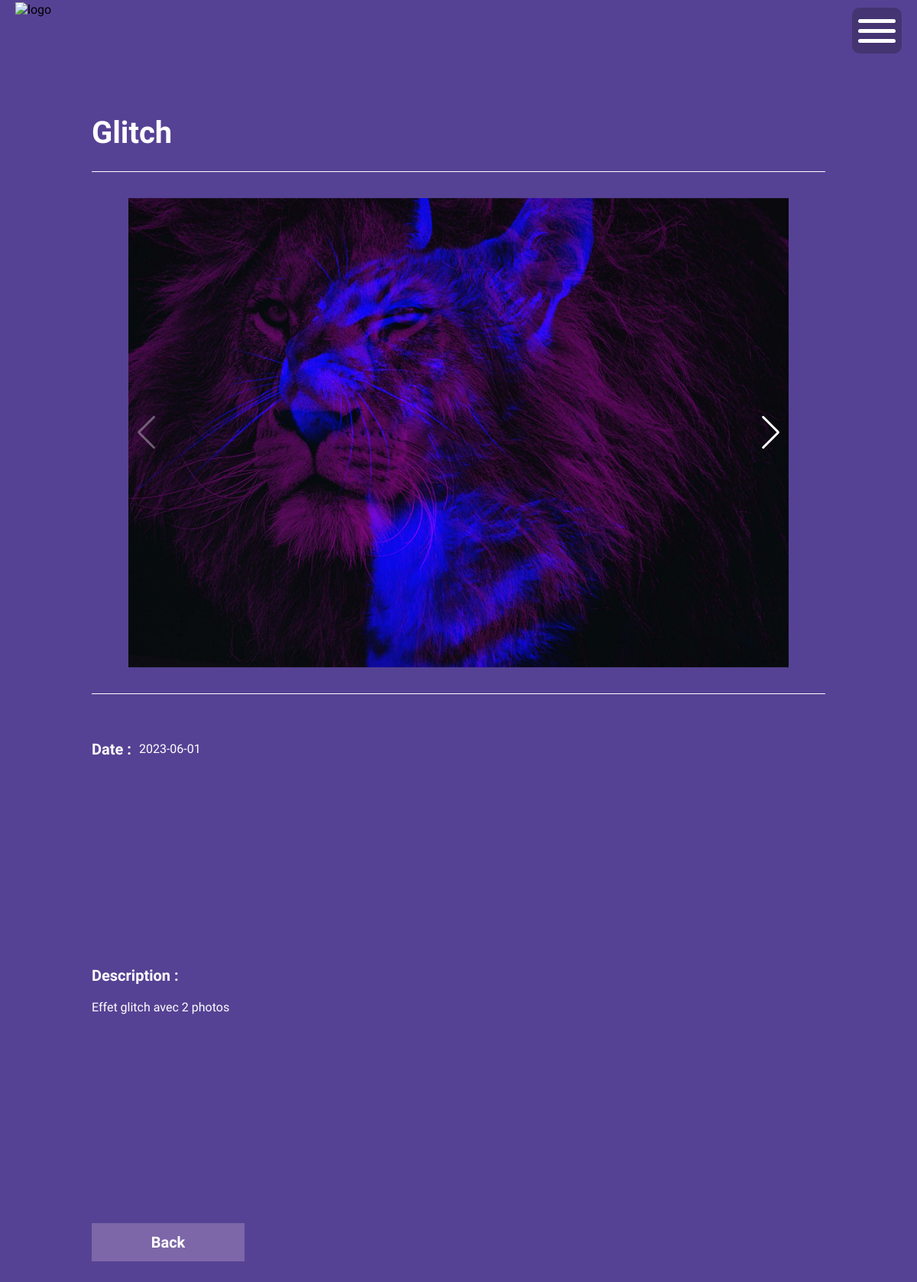
The page /showillu.php?id=11 on the database its author committed.
### tables this page shows
CREATE TABLE IF NOT EXISTS `illustration` (
  `id` int NOT NULL AUTO_INCREMENT,
  `nom` varchar(255) NOT NULL,
  `categorie` varchar(255) NOT NULL,
  `image` varchar(255) NOT NULL,
  `description` text NOT NULL,
  `date` date NOT NULL,
  PRIMARY KEY (`id`)
);

CREATE TABLE IF NOT EXISTS `images` (
  `id` int NOT NULL AUTO_INCREMENT,
  `fichier` varchar(255) NOT NULL,
  `id_illustration` int NOT NULL,
  PRIMARY KEY (`id`)
);

### showillu.php (the view, shortened to what this page needs)
<?php
    if(isset($_GET['id']))
    {
        $id = htmlspecialchars($_GET['id']);
    }else{
        header("LOCATION:404.php");
    }
    require "connexion.php";
    $req = $bdd->prepare("SELECT * FROM illustration WHERE id=?");
    $req->execute([$id]);
    $don = $req->fetch();
?>
<!DOCTYPE html>
<html lang="fr">
<head>
    <link rel="stylesheet" type="text/css" href="style.css">
    <link rel="stylesheet" href="https://cdn.jsdelivr.net/npm/swiper@11/swiper-bundle.min.css" />
</head>
<body>
<?php
    include("headfoot/header.php");
?>
    <div class="slide slideshow">
        <div class="contentshow">
            <div class="contentshow2">
                <h1><?= $don['nom'] ?></h1>
                <div class="contentshowimg">
                    <div class="swiper mySwiper">
                        <div class="swiper-wrapper">
                <?php
                            $gal = $bdd->prepare("SELECT * FROM images WHERE id_illustration=?");
                            $gal->execute([$id]);
                            $count = $gal->rowCount();
                            if($count > 0)
                            {
                                while($donGal = $gal->fetch())
                                {
                                    echo " <div class='swiper-slide'><img src='images/".$donGal['fichier']."' alt='image de galerie ".$don['nom']."'>";
                                    echo "</div>";
                                }
                            }else{
                                echo "<p>Aucune images associées</p>";
                            }
                    ?>
                       </div>
                        <div class='swiper-button-next' id='swiper-button'></div>
                    </div>
                </div>
            </div>
            <div class="contentshow3">
                <div class="date">Date : <div><?= $don['date'] ?></div></div>
                <div class="description">Description : <div><?= nl2br($don['description']) ?></div></div>
                <div class="btnback2">
                    <a href='illustration.php?categorie=<?= $don['categorie'] ?>' class="btnback">Back</a>
                </div>
            </div>
        </div>
    </div>
</body>
</html>

### style.css (style rules this page uses)
* { margin: 0; padding: 0; }
html,body { font-family: "Rajdhani", sans-serif; scroll-behavior: smooth; width: 100%; background-color: #564294; }
.slide { min-height: 100vh; overflow: hidden; }
.btnback { width: 200px; height: 50px; display: flex; align-items: center; justify-content: center; background-color: #7D67A9; transition: all 1s; z-index: 1; color: white; font-size: 20px; text-decoration: none; font-weight: 700; transition: all 1s; z-index: 2; }
.btnback2 { width: 200px; height: 50px; background-color:#ffd2f7; z-index: 1; margin-left: 80px; }
.slideshow { display: flex; justify-content: center; align-items: center; background-color: #564294; }
.contentshow { width: 90%; height: 90vh; margin-top: 100px; display: flex; justify-content: space-between; transition: all 1s; overflow: hidden; }
.contentshow2 { width: 50%; height: 100%; display: flex; justify-content: space-between; flex-direction: column; margin-top: 50px; margin-bottom: 50px; transition: all 1s; }
.contentshow2 h1 { color: white; font-size: 40px; transition: all 1s; }
.contentshowimg { width: 100%; height: 80%; display: flex; justify-content: center; align-items: center; border-top: solid 1px white; border-bottom: solid 1px white; margin-bottom: 100px; transition: all 1s; }
.swiper { width: 90%; height: 90%; }
.swiper-slide { text-align: center; font-size: 18px; display: flex; justify-content: center; align-items: center; }
.swiper-slide img { display: block; width: 100%; height: 100%; object-fit: cover; }
.contentshow2 img { width: 100%; }
.contentshow3 { width: 45%; height: 90%; display: flex; justify-content: space-between; flex-direction: column; margin-top: 70px; margin-bottom: 50px; transition: all 1s; }
.date { color: white; font-size: 20px; font-weight: 700; display: flex; align-items: center; }
.date div { font-size: 16px; font-weight: 400; margin-left: 10px; }
.description { color: white; font-size: 20px; font-weight: 700; }
.description div { font-size: 16px; font-weight: 300; margin-top: 20px; }
.contentshow3 .btnback2 { margin-left: 0; }
#swiper-button { color: white; }
@media all and (max-width: 1500px) { .contentshowimg { height: 70%; } }
@media all and (max-width: 1300px) { .contentshow { width: 80%; min-height: 200vh; flex-direction: column; } }
@media all and (max-width: 1300px) { .contentshow2 { width: 100%; min-height: 80vh; } }
@media all and (max-width: 1300px) { .contentshowimg { width: 100%; height: 90%; margin-bottom: 0; } }
@media all and (max-width: 1300px) { .contentshow3 { width: 100%; min-height: 50vh; margin-top: 10px; } }
@media all and (max-width: 1200px) { .btnback2 { align-self: flex-start; } }

### rows shown on the page
illustration: nom "Glitch", date "2023-06-01", description "Effet glitch avec 2 photos"
images: fichier (picture)
